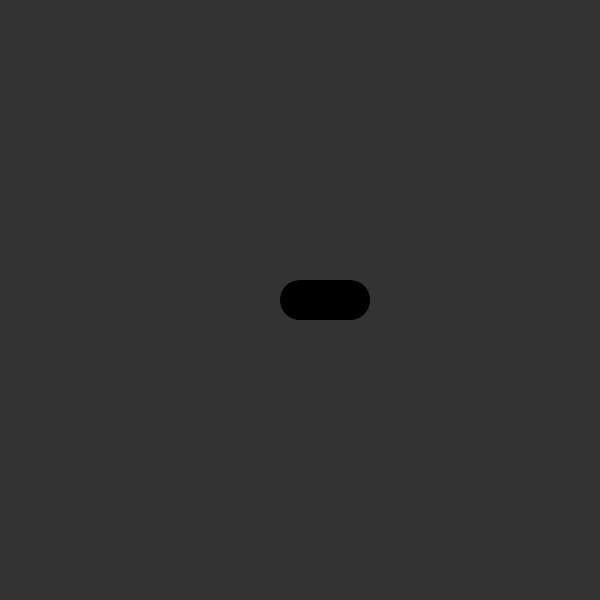
Frame 1 (no input)
Frame 60 (no input): identical to frame 1, image omitted
Frame 120 (the mouse pressed at the canvas centre since frame 60): identical to frame 1, image omitted

The p5.js sketch that drew this single still picture (run headless with seeded random() and noise() and a simulated clock; from frame 60 on, the mouse is pressed at the canvas centre):

// p5.js sketch
// ── sketch.js
"use strict";

var snake

var dimension = 50;
var Lines = [];

function setup(){
  snake = new Snake();
createCanvas(600,600);
// bg();

}





function draw(){
background(51);
    snake.update();
snake.show();

}

function keyPressed() {
  if (keyCode === LEFT_ARROW) {
snake.moveX(-5);
  } else if (keyCode === RIGHT_ARROW) {
snake.moveX(5);
  }
}







class Snake{
constructor(){
  this.x = 300;
  this.y = 300;
  this.d = 30;
  this.xSpeed = 0;
  this.ySpeed = 0;
  this.yEnd = 300;
  this.xEnd = 350;
}



  show(){
    fill(0,255,0 );
    strokeWeight(40);
      line(this.x,this.y,this.xEnd, this.yEnd);
  }
  moveX(getX){
this.xSpeed = getX;


  }

  moveY(getY){

this.ySpeed = getY;
  }
  update(){
    this.y+=this.ySpeed;
    this.x+=this.xSpeed;
    this.xEnd +=this.xSpeed;
    this.yEnd+=this.ySpeed;
    console.log();
  }
}
